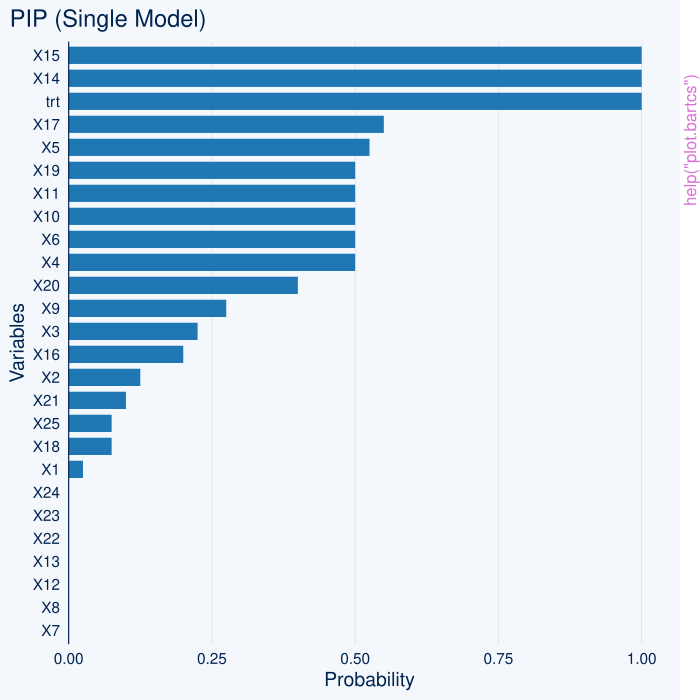

Reproduce this figure in R.
pkgname <- "bartcs"
source(file.path(R.home("share"), "R", "examples-header.R"))
options(warn = 1)
library('bartcs')

base::assign(".oldSearch", base::search(), pos = 'CheckExEnv')
base::assign(".old_wd", base::getwd(), pos = 'CheckExEnv')
cleanEx()
nameEx("bart")
### * bart

flush(stderr()); flush(stdout())

### Name: bart
### Title: Fit BART models to select confounders and estimate treatment
###   effect
### Aliases: bart separate_bart single_bart

### ** Examples

data(ihdp, package = "bartcs")
single_bart(
  Y               = ihdp$y_factual,
  trt             = ihdp$treatment,
  X               = ihdp[, 6:30],
  num_tree        = 10,
  num_chain       = 2,
  num_post_sample = 20,
  num_burn_in     = 10,
  verbose         = FALSE
)
separate_bart(
  Y               = ihdp$y_factual,
  trt             = ihdp$treatment,
  X               = ihdp[, 6:30],
  num_tree        = 10,
  num_chain       = 2,
  num_post_sample = 20,
  num_burn_in     = 10,
  verbose         = FALSE
)



cleanEx()
nameEx("count_omp_thread")
### * count_omp_thread

flush(stderr()); flush(stdout())

### Name: count_omp_thread
### Title: Count the number of OpenMP threads for parallel computation
### Aliases: count_omp_thread

### ** Examples

count_omp_thread()




cleanEx()
nameEx("plot.bartcs")
### * plot.bartcs

flush(stderr()); flush(stdout())

### Name: plot.bartcs
### Title: Draw plot for 'bartcs' object
### Aliases: plot.bartcs

### ** Examples

data(ihdp, package = "bartcs")
x <- single_bart(
  Y               = ihdp$y_factual,
  trt             = ihdp$treatment,
  X               = ihdp[, 6:30],
  num_tree        = 10,
  num_chain       = 2,
  num_post_sample = 20,
  num_burn_in     = 10,
  verbose         = FALSE
)

# PIP plot
plot(x, method = "pip")
plot(x, method = "pip", top_n = 10)
plot(x, method = "pip", threshold = 0.5)
# Check `?ggcharts::bar_chart` for other possible arguments.

# trace plot
plot(x, method = "trace")
plot(x, method = "trace", "Y1")
plot(x, method = "trace", "dir_alpha")




cleanEx()
nameEx("summary.bartcs")
### * summary.bartcs

flush(stderr()); flush(stdout())

### Name: summary.bartcs
### Title: Summary for 'bartcs' object
### Aliases: summary.bartcs

### ** Examples

data(ihdp, package = "bartcs")
x <- single_bart(
  Y               = ihdp$y_factual,
  trt             = ihdp$treatment,
  X               = ihdp[, 6:30],
  num_tree        = 10,
  num_chain       = 2,
  num_post_sample = 20,
  num_burn_in     = 10,
  verbose         = FALSE
)
summary(x)




cleanEx()
nameEx("synthetic_data")
### * synthetic_data

flush(stderr()); flush(stdout())

### Name: synthetic_data
### Title: Synthetic dataset for simulation
### Aliases: synthetic_data

### ** Examples

synthetic_data()




### * <FOOTER>
###
cleanEx()
options(digits = 7L)
base::cat("Time elapsed: ", proc.time() - base::get("ptime", pos = 'CheckExEnv'),"\n")
grDevices::dev.off()
###
### Local variables: ***
### mode: outline-minor ***
### outline-regexp: "\\(> \\)?### [*]+" ***
### End: ***
quit('no')
